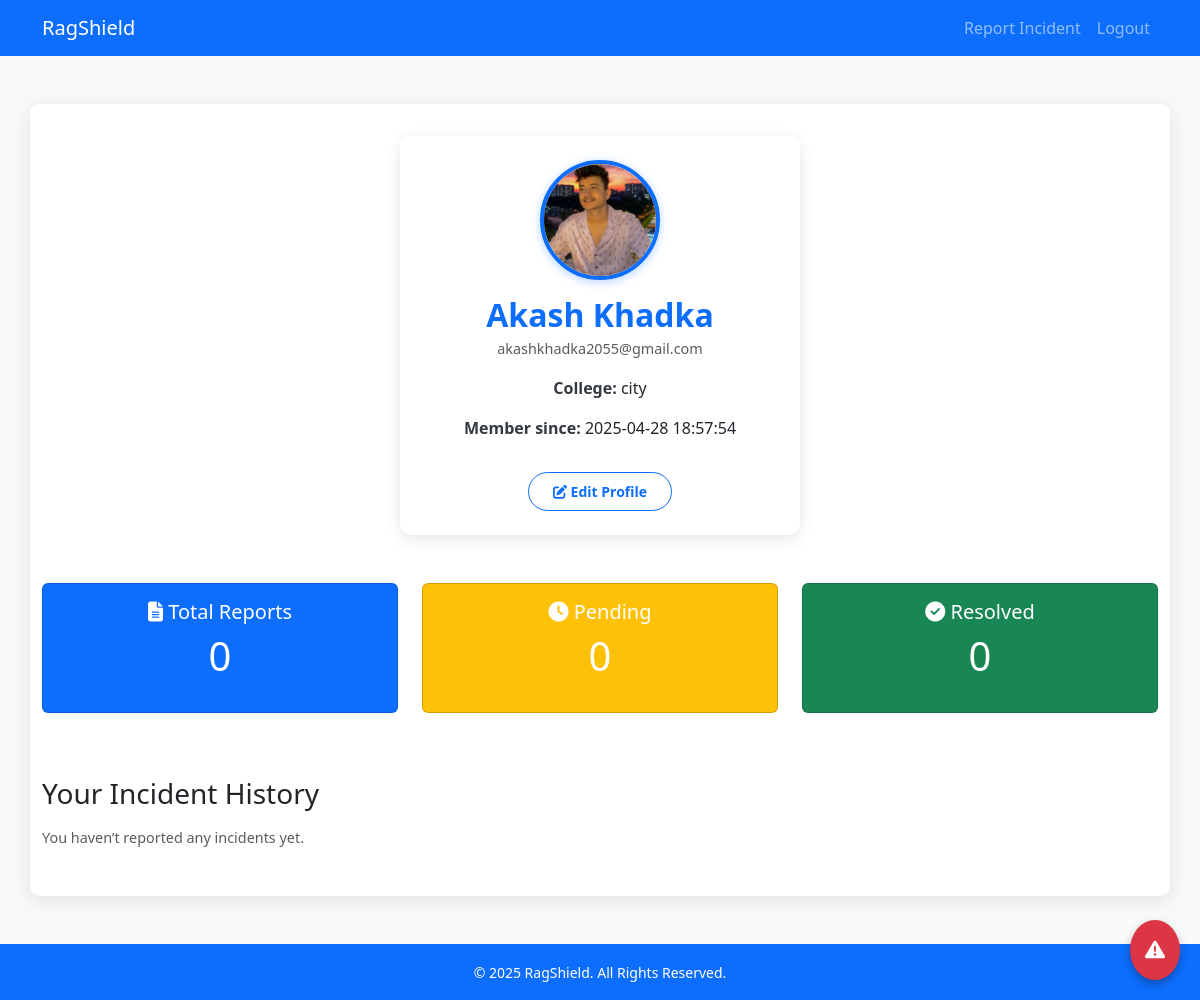
Before: /profile (signed in) with the older database file.
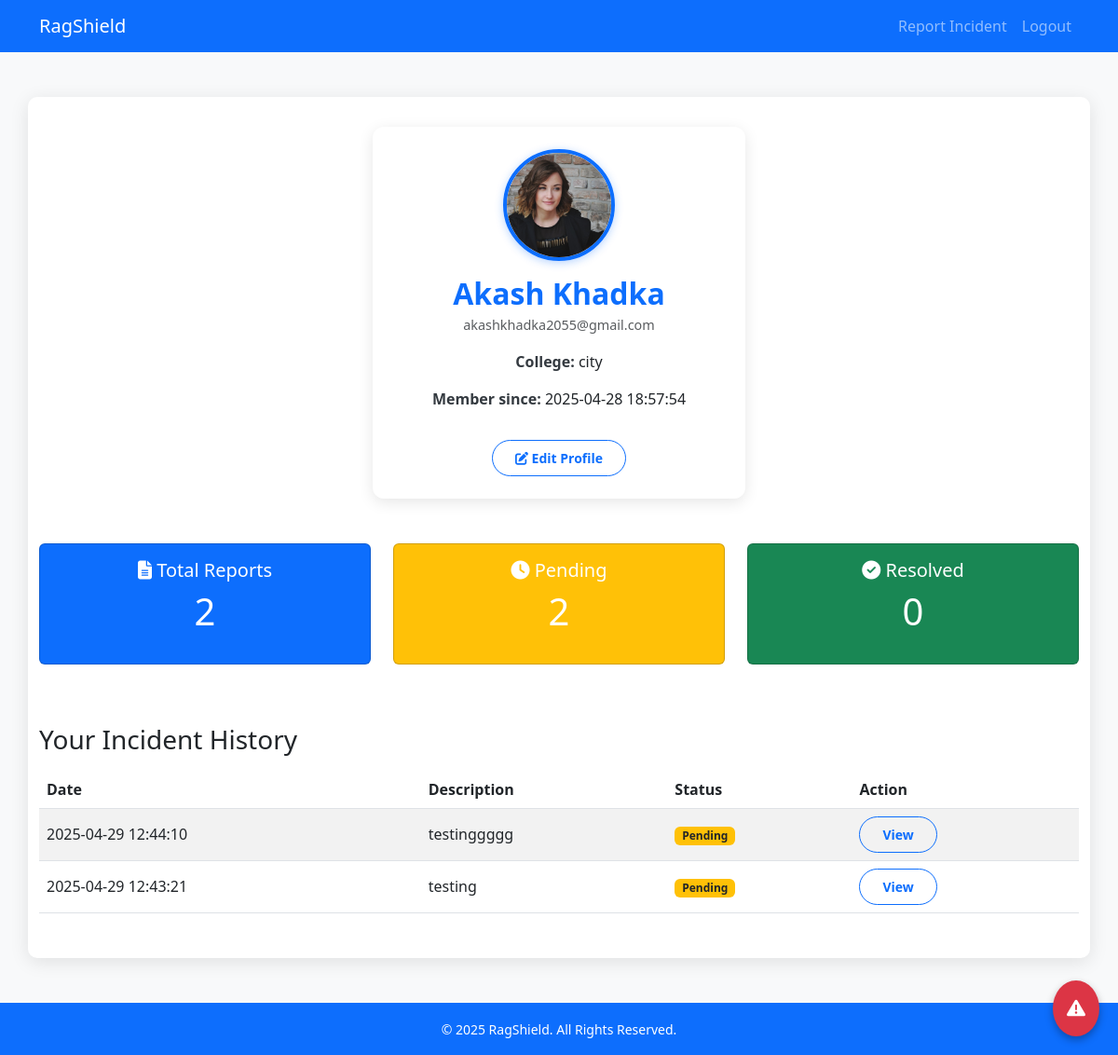
After: the same page with the newer database file.
### app.py (models this page shows)
class User(db.Model):
    id = db.Column(db.Integer, primary_key=True)
    name = db.Column(db.String(100), nullable=False)
    email = db.Column(db.String(100), unique=True, nullable=False)
    password = db.Column(db.String(100), nullable=False)
    college_name = db.Column(db.String(100), nullable=False)
    id_card = db.Column(db.String(100))
    registration_date = db.Column(db.DateTime, default=db.func.current_timestamp())

class Incident(db.Model):
    id = db.Column(db.Integer, primary_key=True)
    user_id = db.Column(db.Integer, db.ForeignKey('user.id'), nullable=False)
    description = db.Column(db.Text, nullable=False)
    file_paths = db.Column(db.Text)
    status = db.Column(db.String(20), default='pending')  # Added status column
    report_date = db.Column(db.DateTime, default=db.func.current_timestamp())

### app.py (the view)
@app.route('/profile')
def profile():
    user_id = session.get('user_id')
    app.logger.debug(f"profile route accessed, session user_id: {user_id}")
    print(f"DEBUG: profile route accessed, session user_id: {user_id}")
    if not user_id:
        flash('Please log in to access your profile.', 'warning')
        return redirect(url_for('login'))
    user = User.query.get(user_id)
    if not user:
        flash('User not found.', 'danger')
        return redirect(url_for('login'))
    total_reports = Incident.query.filter_by(user_id=user_id).count()
    pending_reports = Incident.query.filter_by(user_id=user_id, status='pending').count()
    resolved_reports = Incident.query.filter_by(user_id=user_id, status='resolved').count()
    stats = {
        'total_reports': total_reports,
        'pending_reports': pending_reports,
        'resolved_reports': resolved_reports
    }
    incidents = Incident.query.filter_by(user_id=user_id).order_by(Incident.report_date.desc()).all()
    return render_template('profile.html', user=user, stats=stats, incidents=incidents)

### templates/profile.html (shortened to what this page needs)
<!DOCTYPE html>
<html lang="en">
<head>
  <link href="https://cdn.jsdelivr.net/npm/bootstrap@5.3.0/dist/css/bootstrap.min.css" rel="stylesheet"/>
  <link href="https://cdn.jsdelivr.net/npm/aos@2.3.4/dist/aos.css" rel="stylesheet"/>
  <link rel="stylesheet" href="https://cdnjs.cloudflare.com/ajax/libs/font-awesome/6.4.0/css/all.min.css"/>
</head>
<body>
  <nav class="navbar navbar-expand-lg navbar-dark bg-primary">
    <div class="container">
      <a class="navbar-brand" href="{{ url_for('index') }}">RagShield</a>
      <div class="collapse navbar-collapse" id="nav">
        <ul class="navbar-nav ms-auto">
          <li class="nav-item"><a class="nav-link" href="{{ url_for('report_incident') }}">Report Incident</a></li>
          <li class="nav-item"><a class="nav-link" href="{{ url_for('logout') }}">Logout</a></li>
        </ul>
      </div>
    </div>
  </nav>
  <main class="container my-5" data-aos="fade-up">
    <div class="profile-card p-4 text-center mb-5" data-aos="fade-down">
      {% if user.id_card %}
        <img src="{{ url_for('static',filename='uploads/'+user.id_card) }}"
             alt="ID Card" class="profile-pic mb-3">
      {% else %}
        <img src="{{ url_for('static',filename='images/profile-placeholder.png') }}"
             alt="Profile" class="profile-pic mb-3">
      {% endif %}
      <h2>{{ user.name }}</h2>
      <p class="text-muted">{{ user.email }}</p>
      <p><strong>College:</strong> {{ user.college_name }}</p>
      <p><strong>Member since:</strong> {{ user.registration_date }}</p>
      <a href="{{ url_for('edit_profile') }}" class="btn btn-outline-primary btn-sm mt-3">
        <i class="fas fa-edit"></i> Edit Profile
      </a>
    </div>
    <div class="row mb-5" data-aos="fade-up">
      <div class="col-md-4">
        <div class="card stat-card text-white bg-primary mb-3">
          <div class="card-body">
            <h5><i class="fas fa-file-alt"></i> Total Reports</h5>
            <p class="display-6">{{ stats.total_reports }}</p>
          </div>
        </div>
      </div>
      <div class="col-md-4">
        <div class="card stat-card text-white bg-warning mb-3">
          <div class="card-body">
            <h5><i class="fas fa-clock"></i> Pending</h5>
            <p class="display-6">{{ stats.pending_reports }}</p>
          </div>
        </div>
      </div>
      <div class="col-md-4">
        <div class="card stat-card text-white bg-success mb-3">
          <div class="card-body">
            <h5><i class="fas fa-check-circle"></i> Resolved</h5>
            <p class="display-6">{{ stats.resolved_reports }}</p>
          </div>
        </div>
      </div>
    </div>
    <div data-aos="fade-up">
      <h3 class="mb-3">Your Incident History</h3>
      {% if incidents %}
        <div class="table-responsive">
          <table class="table table-striped reports-table">
            <thead>
              <tr><th>Date</th><th>Description</th><th>Status</th><th>Action</th></tr>
            </thead>
            <tbody>
              {% for rpt in incidents %}
              <tr>
                <td>{{ rpt.report_date }}</td>
                <td>{{ rpt.description|truncate(50) }}</td>
                <td>
                  {% if rpt.status=='pending' %}
                    <span class="badge bg-warning text-dark">Pending</span>
                  {% else %}
                    <span class="badge bg-success">Resolved</span>
                  {% endif %}
                </td>
                <td>
                  <button class="btn btn-sm btn-outline-primary view-incident-btn" data-incident-id="{{ rpt.id }}">View</button>
                </td>
              </tr>
              {% endfor %}
            </tbody>
          </table>
        </div>
      {% else %}
        <p class="text-muted">You haven’t reported any incidents yet.</p>
      {% endif %}
    </div>
  </main>
  <button id="emergencyBtn" data-bs-toggle="modal" data-bs-target="#emergencyModal">
    <i class="fas fa-exclamation-triangle"></i>
  </button>
  <div id="toastContainer" class="position-fixed top-0 end-0 p-3"></div>
  <footer class="bg-primary text-white text-center py-3 mt-auto">
    <small>&copy; 2025 RagShield. All Rights Reserved.</small>
  </footer>
</body>
</html>

### templates/profile.html (style rules this page uses)
html, body { height:100%; margin:0; font-family: 'Segoe UI', Tahoma, Geneva, Verdana, sans-serif; background: #f8f9fa; }
body { display:flex; flex-direction:column; }
main { flex:1; padding: 2rem; max-width: 900px; margin: auto; background: white; border-radius: 10px; box-shadow: 0 4px 20px rgba(0,0,0,0.1); }
.profile-card { max-width:400px; margin:auto; border-radius:.75rem; box-shadow:0 4px 16px rgba(0,0,0,0.1); background: #ffffff; padding: 2rem; text-align: center; transition: box-shadow 0.3s ease; }
.profile-pic { width:120px; height:120px; object-fit:cover; border-radius:50%; border:4px solid #0d6efd; margin-bottom: 1rem; box-shadow: 0 2px 10px rgba(13, 110, 253, 0.3); }
h2 { font-weight: 700; color: #0d6efd; margin-bottom: 0.25rem; }
p.text-muted { font-size: 0.9rem; color: #6c757d; margin-bottom: 1rem; }
p strong { color: #343a40; }
.btn-outline-primary { border-radius: 50px; padding: 0.5rem 1.5rem; font-weight: 600; transition: background-color 0.3s ease, color 0.3s ease; }
.stat-card .card-body { text-align:center; }
.reports-table th, .reports-table td { vertical-align:middle; }
#emergencyBtn { position:fixed; bottom:20px; right:20px; background:#dc3545; color:#fff; border:none; border-radius:50%; padding:15px; font-size:20px; box-shadow:0 4px 8px rgba(0,0,0,0.3); z-index:1050; transition:transform .2s; }

Changed rows visible on the page:
changed User "Akash Khadka": id_card: a different picture
added Incident: report_date "2025-04-29 12:44:10", description "testinggggg", status "Pending"
added Incident: report_date "2025-04-29 12:43:21", description "testing", status "Pending"
Other visible differences:
{{ stats.total_reports }}: "0" → "2"
{{ stats.pending_reports }}: "0" → "2"
text no longer shown: "You haven’t reported any incidents yet."
text now shown: "Date Description Status Action"
